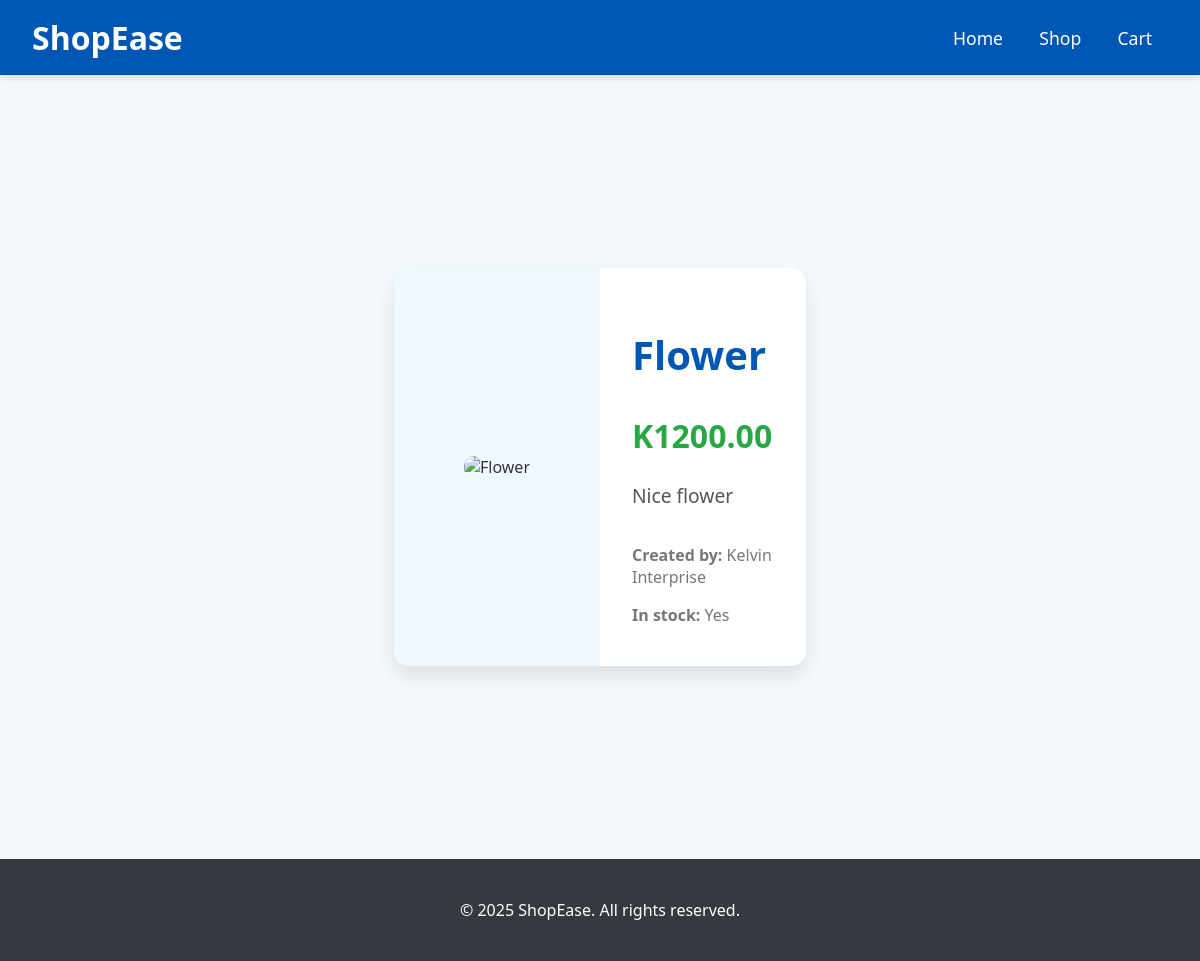
The app's page /product/11/ with its own data.
### main/models.py (models this page shows, shortened)
class Product(models.Model):
    name = models.CharField(max_length=255)
    description = models.TextField()
    price = models.DecimalField(max_digits=10, decimal_places=2)
    category = models.ForeignKey(
        Category, on_delete=models.CASCADE, related_name='products'
    )
    image = CloudinaryField('image')
    seller = models.ForeignKey(
        Seller, on_delete=models.SET_NULL, related_name='products', blank=True, null=True
    )
    in_stock = models.BooleanField(default=True)
    created_at = models.DateTimeField(auto_now_add=True)
    updated_at = models.DateTimeField(auto_now=True)

class Seller(models.Model):
    founder = models.CharField(max_length=250)
    company_name = models.CharField(max_length=255)
    phone_number = models.CharField(max_length=15)
    def __str__(self):
        return self.company_name

### main/views.py (the view)
# urls.py: path('product/<int:product_id>/', views.product_details, name='product_details'),
def product_details(request, product_id):
    product = get_object_or_404(Product, id=product_id)
    return render(request, 'product_details.html', {'product': product})

### main/templates/product_details.html (shortened to what this page needs)
{% load static %}
<!DOCTYPE html>
<html lang="en">
<head>
    <link rel="stylesheet" href="{% static 'product_details.css' %}">
</head>
<body>
    <header class="header">
        <div class="logo">
            <a href="/">ShopEase</a>
        </div>
        <nav class="navigation">
            <a href="/">Home</a>
            <a href="/products/">Shop</a>
            <a href="/cart/">Cart</a>
        </nav>
    </header>
    <main class="product-details-container">
        <div class="product-card">
            <div class="product-image">
                <img src="{{ product.image.url }}" alt="{{ product.name }}">
            </div>
            <div class="product-info">
                <h1 class="product-name">{{ product.name }}</h1>
                <p class="price">K{{ product.price }}</p>
                <p class="description">{{ product.description }}</p>
                <div class="additional-info">
                    <p><strong>Created by:</strong> {{ product.seller }}</p>
                    <p><strong>In stock:</strong> {% if product.in_stock %}Yes{% else %}No{% endif %}</p>
                </div>
            </div>
        </div>
    </main>
    <footer class="footer">
        <p>&copy; 2025 ShopEase. All rights reserved.</p>
    </footer>
</body>
</html>

### static/product_details.css (style rules this page uses)
body { font-family: 'Segoe UI', Tahoma, Geneva, Verdana, sans-serif; margin: 0; padding: 0; background-color: #f4f9fc; color: #333; }
a { text-decoration: none; color: inherit; }
.header { background-color: #0056b3; padding: 1rem 2rem; display: flex; justify-content: space-between; align-items: center; color: #fff; box-shadow: 0 4px 6px rgba(0, 0, 0, 0.1); }
.header .logo a { font-size: 2rem; font-weight: bold; color: #fff; }
.navigation a { margin: 0 1rem; font-size: 1.1rem; color: #fff; font-weight: 500; transition: color 0.3s; }
.product-details-container { display: flex; justify-content: center; align-items: center; min-height: 90vh; padding: 2rem; }
.product-card { display: flex; max-width: 1100px; background-color: #ffffff; border-radius: 15px; box-shadow: 0 10px 20px rgba(0, 0, 0, 0.1); overflow: hidden; }
.product-image { flex: 1; background-color: #f0f8ff; display: flex; justify-content: center; align-items: center; padding: 2rem; }
.product-image img { max-width: 100%; max-height: 400px; border-radius: 10px; }
.product-info { flex: 1; padding: 2rem; color: #333; }
.product-name { font-size: 2.5rem; color: #0056b3; margin-bottom: 1rem; }
.price { font-size: 2rem; color: #28a745; font-weight: bold; margin-bottom: 1.5rem; }
.description { font-size: 1.2rem; color: #555; margin-bottom: 2rem; line-height: 1.6; }
.additional-info p { font-size: 1rem; color: #777; margin-bottom: 0.5rem; }
.footer { background-color: #343a40; color: #fff; text-align: center; padding: 1.5rem 2rem; font-size: 1rem; }

### records on screen
Product: name "Flower", price "1200.00", description "Nice flower", seller "Kelvin Interprise"
